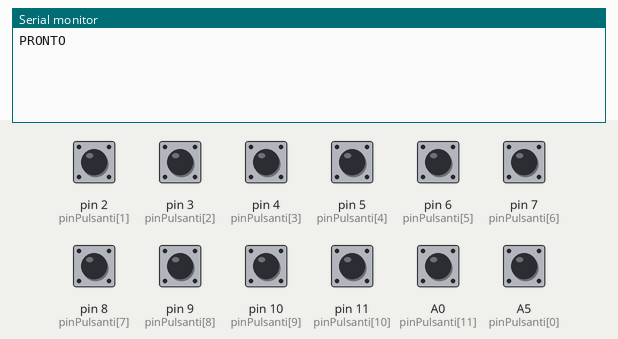
This sketch was run on a simulated Arduino Uno, built with avr-gcc and run on an emulated ATmega328P. Parts: the last lines printed to the serial monitor. The inputs (shaded band) are chosen by the test bench; at power-on: A0 (pinPulsanti[11]), A5 (pinPulsanti[0]), pin 2 (pinPulsanti[1]), pin 3 (pinPulsanti[2]), pin 4 (pinPulsanti[3]), pin 5 (pinPulsanti[4]), pin 6 (pinPulsanti[5]), pin 7 (pinPulsanti[6]), pin 8 (pinPulsanti[7]), pin 9 (pinPulsanti[8]), pin 10 (pinPulsanti[9]), pin 11 (pinPulsanti[10]) HIGH.

Above: at 1.2 s.
1.3 s: pin 2 (pinPulsanti[1]) pulled LOW for 0.15 s
At 1.6 s:
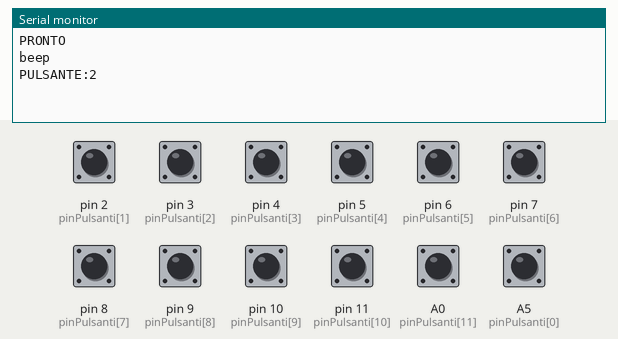
2.9 s: pin 3 (pinPulsanti[2]) pulled LOW for 0.15 s
At 4.0 s:
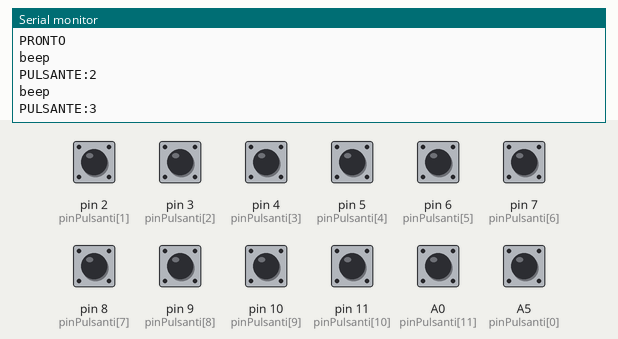
4.5 s: pin 4 (pinPulsanti[3]) pulled LOW for 0.15 s
At 5.3 s:
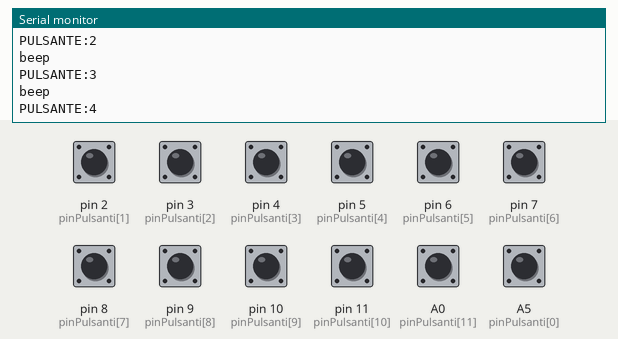
6.1 s: pin 5 (pinPulsanti[4]) pulled LOW for 0.15 s
At 6.5 s:
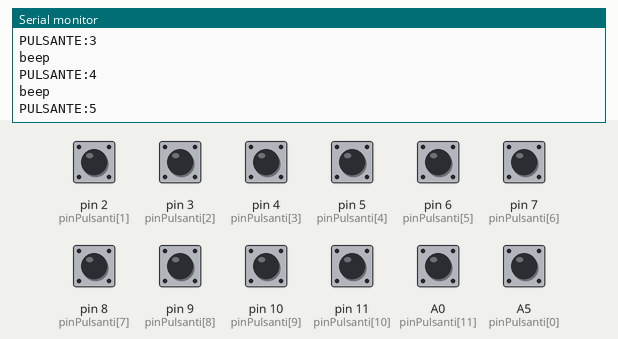
7.7 s: pin 6 (pinPulsanti[5]) pulled LOW for 0.15 s
At 8.9 s:
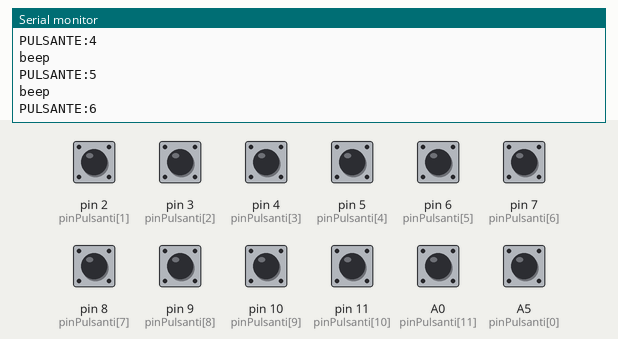
9.3 s: pin 7 (pinPulsanti[6]) pulled LOW for 0.15 s
At 10.1 s:
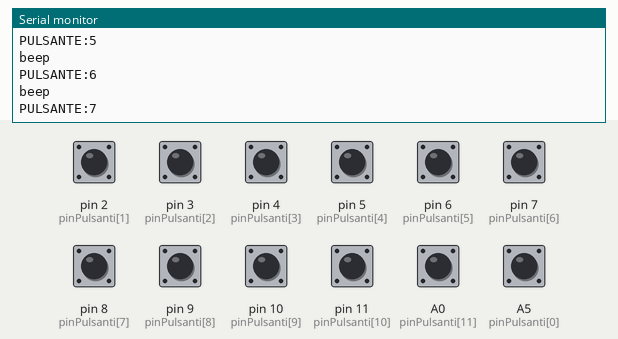
Timing chart, 0 to 11.9 s (numbered marks = the images above; inputs shaded):
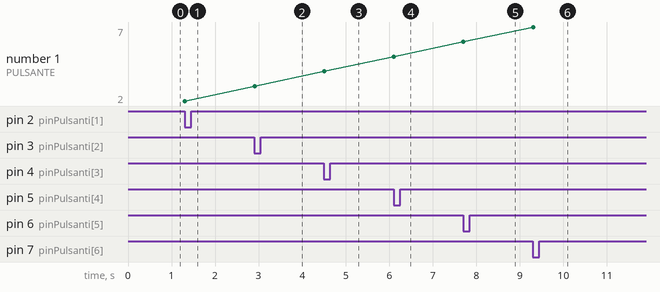

Measured:
- after the input at 1.3 s, the serial monitor: prints a new line at once (image 1)
- after the input at 2.9 s, the serial monitor: prints a new line at once (image 2)
- after the input at 4.5 s, the serial monitor: prints a new line at once (image 3)
- after the input at 6.1 s, the serial monitor: prints a new line at once (image 4)
- after the input at 7.7 s, the serial monitor: prints a new line at once (image 5)
- after the input at 9.3 s, the serial monitor: prints a new line at once (image 6)
- plotted number 1: 2 → 3 after the input at 2.9 s, 3 → 4 after the input at 4.5 s, 4 → 5 after the input at 6.1 s, 5 → 6 after the input at 7.7 s, 6 → 7 after the input at 9.3 s

The sketch:

mindtrail_challenge.ino
```cpp
const int NUM_PULSANTI = 12;

const int pinPulsanti[NUM_PULSANTI] = {
  A5,   // tasto 1
  2,    // tasto 2
  3,
  4,
  5,
  6,
  7,
  8,
  9,
  10,
  11,   // tasto 11
  A0    // tasto 12
};

bool statoPrecedente[NUM_PULSANTI];

void setup() {
  Serial.begin(9600);

  for (int i = 0; i < NUM_PULSANTI; i++) {
    pinMode(pinPulsanti[i], INPUT_PULLUP);
    statoPrecedente[i] = digitalRead(pinPulsanti[i]);
  }

  Serial.println("PRONTO");
}

void loop() {
  for (int i = 0; i < NUM_PULSANTI; i++) {
    bool statoAttuale = digitalRead(pinPulsanti[i]);

    if (statoPrecedente[i] == HIGH && statoAttuale == LOW) {
      Serial.println("beep");
      Serial.print("PULSANTE:");
      Serial.println(i + 1);
      delay(250);
    }

    statoPrecedente[i] = statoAttuale;
  }
}
```
